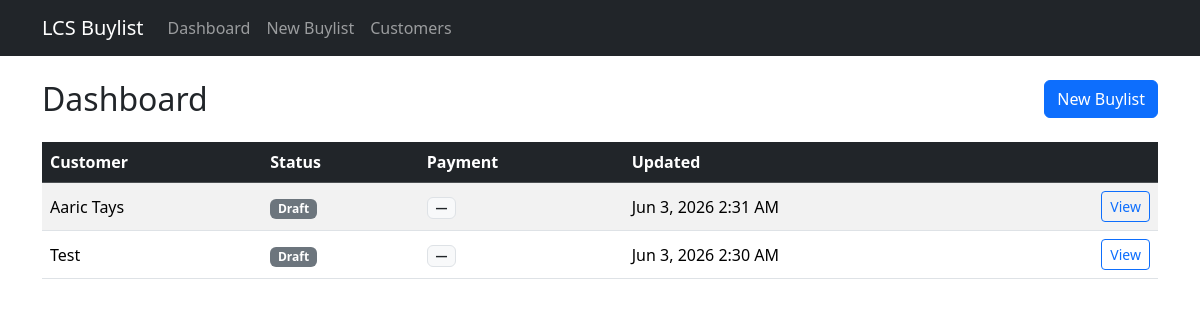
/, run on an earlier commit of the app's database.
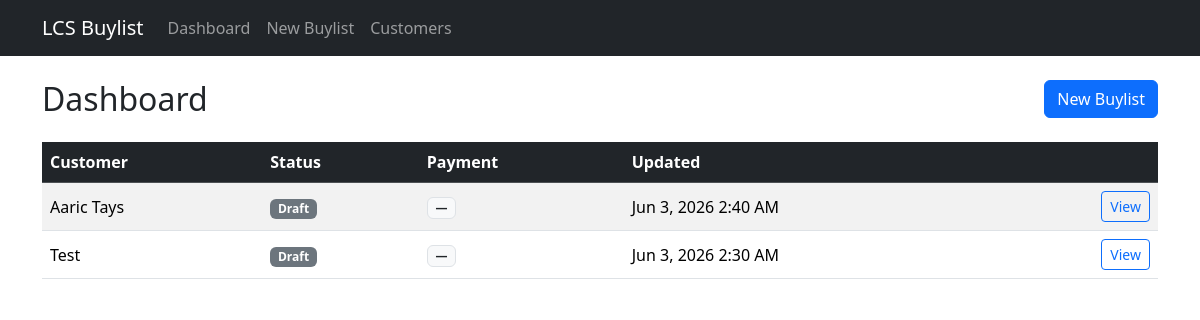
And on a later commit of the database.
### buylists/models.py (models this page shows, shortened)
class Buylist(models.Model):
    STATUS_DRAFT = 'draft'
    STATUS_WAITING = 'waiting'
    STATUS_ACCEPTED = 'accepted'
    STATUS_REJECTED = 'rejected'
    STATUS_PAID = 'paid'
    STATUS_CHOICES = [
        (STATUS_DRAFT, 'Draft'),
        (STATUS_WAITING, 'Waiting'),
        (STATUS_ACCEPTED, 'Accepted'),
        (STATUS_REJECTED, 'Rejected'),
        (STATUS_PAID, 'Paid'),
    ]
    PAYMENT_CASH = 'cash'
    PAYMENT_TRADE = 'trade'
    PAYMENT_CHOICES = [
        ('', 'Not selected'),
        (PAYMENT_CASH, 'Cash (60%)'),
        (PAYMENT_TRADE, 'Trade credit (70%)'),
    ]
    customer = models.ForeignKey(
        Customer,
        on_delete=models.CASCADE,
        related_name='buylists',
    )
    status = models.CharField(
        max_length=20,
        choices=STATUS_CHOICES,
        default=STATUS_DRAFT,
    )
    payment_choice = models.CharField(
        max_length=10,
        choices=PAYMENT_CHOICES,
        blank=True,
        default='',
    )
    created_at = models.DateTimeField(auto_now_add=True)
    updated_at = models.DateTimeField(auto_now=True)
    class Meta:
        ordering = ['-updated_at']

class Customer(models.Model):
    name = models.CharField(max_length=200)
    phone = models.CharField(max_length=50, blank=True)
    email = models.EmailField(blank=True)
    notes = models.TextField(blank=True)
    class Meta:
        ordering = ['name']

### buylists/views.py (the view)
# urls.py: path('', views.dashboard, name='dashboard'),
def dashboard(request):
    buylists = Buylist.objects.select_related('customer')[:20]
    return render(request, 'buylists/dashboard.html', {'buylists': buylists})

### buylists/templates/buylists/dashboard.html (shortened to what this page needs)
{% extends "buylists/base.html" %}
{% block content %}
<div class="d-flex justify-content-between align-items-center mb-4">
    <h1 class="h2 mb-0">Dashboard</h1>
    <a href="{% url 'buylists:buylist_create' %}" class="btn btn-primary">New Buylist</a>
</div>
{% if buylists %}
<div class="table-responsive">
    <table class="table table-striped table-hover align-middle">
        <thead class="table-dark">
            <tr>
                <th>Customer</th>
                <th>Status</th>
                <th>Payment</th>
                <th>Updated</th>
                <th></th>
            </tr>
        </thead>
        <tbody>
            {% for buylist in buylists %}
            <tr>
                <td>{{ buylist.customer.name }}</td>
                <td>
                    <span class="badge bg-secondary">{{ buylist.get_status_display }}</span>
                </td>
                <td>
                    {% if buylist.payment_choice == 'cash' %}
                    <span class="badge bg-success">Cash</span>
                    {% elif buylist.payment_choice == 'trade' %}
                    <span class="badge bg-info text-dark">Trade</span>
                    {% else %}
                    <span class="badge bg-light text-dark border">—</span>
                    {% endif %}
                </td>
                <td>{{ buylist.updated_at|date:"M j, Y g:i A" }}</td>
                <td class="text-end">
                    <a href="{% url 'buylists:buylist_detail' pk=buylist.pk %}" class="btn btn-sm btn-outline-primary">View</a>
                </td>
            </tr>
            {% endfor %}
        </tbody>
    </table>
</div>
{% else %}
<div class="alert alert-info">
    No buylists yet. <a href="{% url 'buylists:buylist_create' %}">Create your first buylist</a>.
</div>
{% endif %}
{% endblock %}

What changed in the data, as far as the page shows it:
changed Buylist "Aaric Tays": updated_at "Jun 3, 2026 2:31 AM" → "Jun 3, 2026 2:40 AM"
